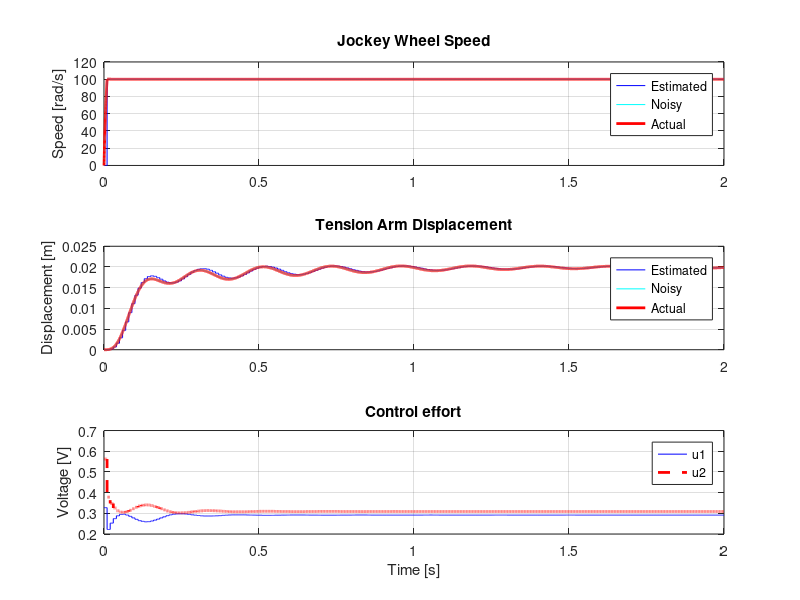

Recreate this plot in MATLAB.
clear;
load('result_data.mat')
y1 = y(:,1);
y2 = y(:,2);
u1 = u(:,1);
u2 = u(:,2);

%Noisy Outputs
y_n1 = noisy_y(:,1);
y_n2 = noisy_y(:,2);

%Estimator states (In terms of output only)
y_hat1 = y_hat(:,1);
y_hat2 = y_hat(:,2)

w1 = x(:,1);
w2 = x(:,2);

% Input after amplifier
ug1 = u_gain(:,1);
ug2 = u_gain(:,2);

% Input disturbance
dist1 = dist(:,1);
dist2 = dist(:,2);

figure(10)
subplot(311)
plot(time, y_hat1, 'b', time, y_n1, 'c', time,y1,'r', 'LineWidth',2)
legend('Estimated', 'Noisy', 'Actual');
grid
title('Jockey Wheel Speed')
ylabel('Speed [rad/s]')

subplot(312)
plot(time, y_hat2, 'b', time, y_n2, 'c', time,y2,'r', 'LineWidth',2)
legend('Estimated', 'Noisy', 'Actual');
grid
title('Tension Arm Displacement')
ylabel('Displacement [m]')

subplot(313)
plot(time,u1,'b', time, u2, '--r', 'LineWidth',2)
%axis([0 Tsim -11 11])
title('Control effort')
legend('u1', 'u2');
grid
ylabel('Voltage [V]')

xlabel('Time [s]')


%% Input Disturbance
% figure(11)
% plot(time, ug1, 'r', time, ug2, 'b', time, dist1, 'g', time, dist2, 'm', 'LineWidth', 2);
% legend('u1', 'u2', 'dist1', 'dist2');
% title('Input Disturbance')
% ylabel('Torque [Nm]')
% grid
